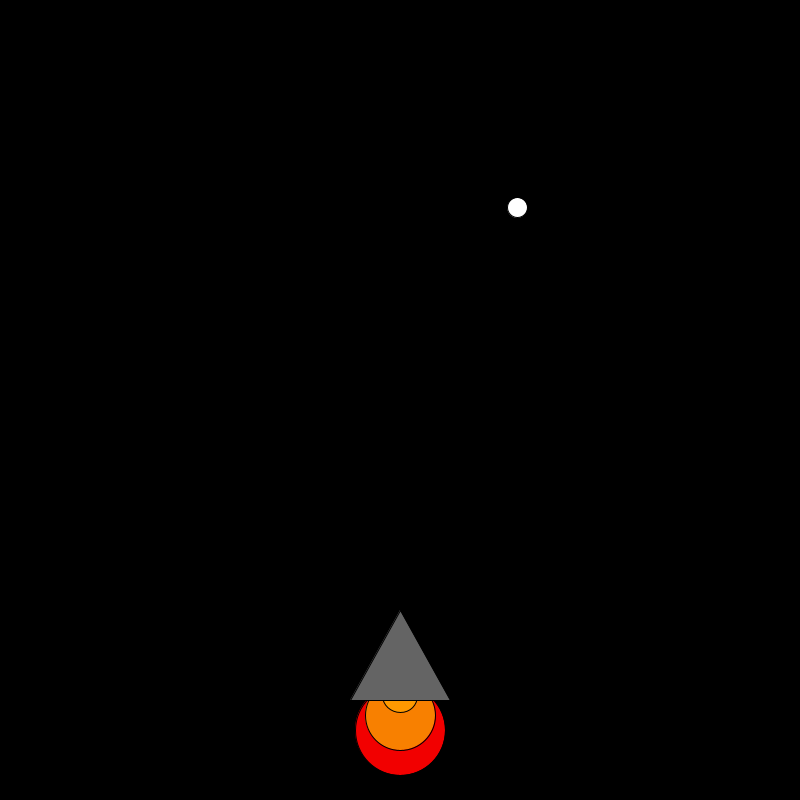
Frame 1 (no input)
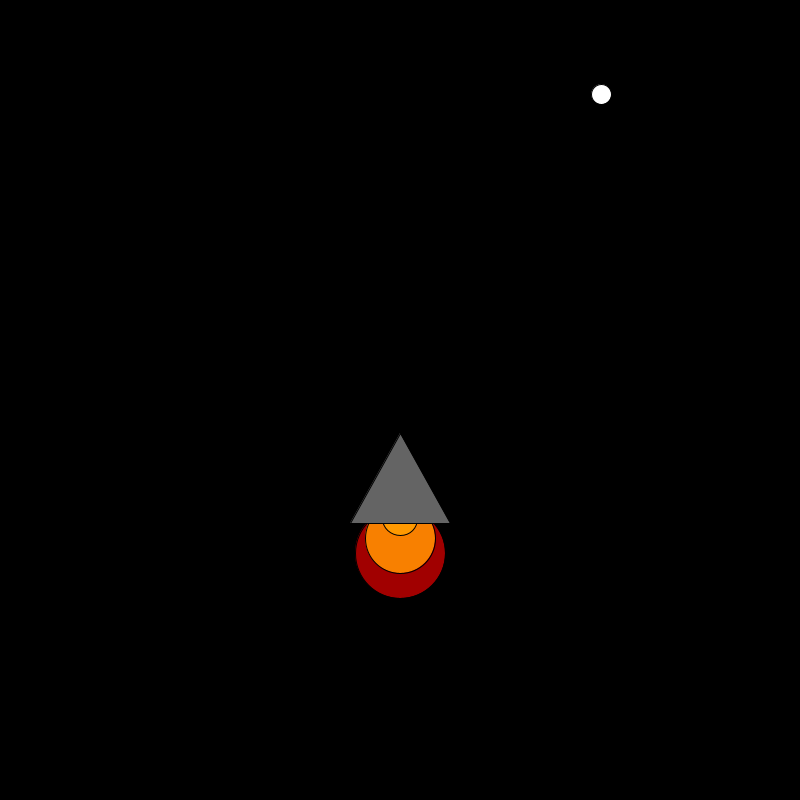
Frame 60 (the mouse pressed at the canvas centre just before this capture)
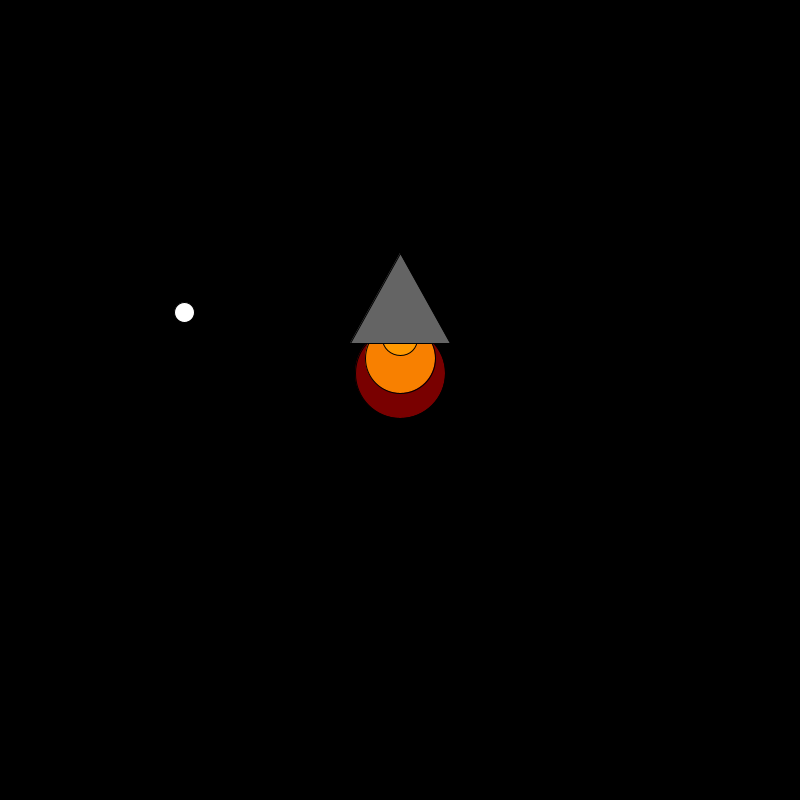
Frame 120 (the mouse held since frame 60 and released just before this capture)

The Processing sketch that drew these frames (run headless with seeded random() and noise(); from frame 60 on, the mouse is pressed at the canvas centre):

// Processing sketch: rocket
// ── rocket.pde
int rocketX = 400;
int rocketY = 600;

void setup() {
  background(0, 0, 40);
  size(800, 800);
}

void draw() {
  background(0, 0, 0);
  fill(255, 255, 255);
  // 1. ▼ Write code BELOW this line to make stars ▼ 
  //    Example:
  //     circle(50, 50, 50);
  circle(random(800), random(800), 20);




  

  fill(random(255), 0, 0);
  circle(rocketX, rocketY + 130, 90);
  fill(248, 128, 0);
  circle(rocketX, rocketY + 115, 70);
  fill(255, 153, 0);
  circle(rocketX, rocketY + 95, 35);
  fill(100, 100, 100);
  triangle(rocketX, rocketY + 10, rocketX + 50, rocketY + 100, rocketX - 50, rocketY + 100);
  // 2. ▼ Write code BELOW this line to make the rocket blast off ▼ 
    rocketY -= 3;
 


  

}
